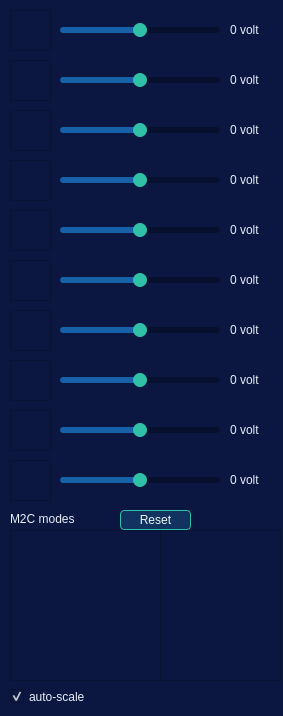
<?xml version="1.0" encoding="UTF-8"?>
<ui version="4.0">
 <class>MainWindow</class>
 <widget class="QMainWindow" name="MainWindow">
  <property name="geometry">
   <rect>
    <x>0</x>
    <y>0</y>
    <width>283</width>
    <height>716</height>
   </rect>
  </property>
  <property name="windowTitle">
   <string>Ekarus DM Channel Control</string>
  </property>
  <property name="styleSheet">
   <string notr="true">QMainWindow, QWidget {
    background-color: #0b1740;
    color: #e8eef7;
}

QLabel, QCheckBox, QGroupBox, QSpinBox, QDoubleSpinBox, QComboBox {
    color: #e8eef7;
}

QPushButton {
    background-color: rgba(24, 72, 120, 0.55);
    color: #eaf6f2;
    border: 1px solid #30c0a8;
    border-radius: 4px;
    padding: 3px 6px;
}
QPushButton:hover   { background-color: rgba(48, 192, 168, 0.30); }
QPushButton:pressed { background-color: rgba(48, 192, 168, 0.50); }
QPushButton:checked { background-color: rgba(48, 192, 168, 0.50); }

QSlider::groove:horizontal {
    background: rgba(5, 12, 34, 0.6);
    height: 6px;
    border-radius: 3px;
}
QSlider::handle:horizontal {
    background: #30c0a8;
    width: 14px;
    height: 14px;
    margin: -4px 0;
    border-radius: 7px;
}
QSlider::sub-page:horizontal {
    background: #1860a8;
    border-radius: 3px;
}
</string>
  </property>
  <widget class="QWidget" name="centralwidget">
   <widget class="GraphicsView" name="graphicsView">
    <property name="geometry">
     <rect>
      <x>10</x>
      <y>530</y>
      <width>151</width>
      <height>151</height>
     </rect>
    </property>
   </widget>
   <widget class="GraphicsView" name="graphicsView_1">
    <property name="geometry">
     <rect>
      <x>10</x>
      <y>10</y>
      <width>41</width>
      <height>41</height>
     </rect>
    </property>
   </widget>
   <widget class="GraphicsView" name="graphicsView_2">
    <property name="geometry">
     <rect>
      <x>10</x>
      <y>60</y>
      <width>41</width>
      <height>41</height>
     </rect>
    </property>
   </widget>
   <widget class="GraphicsView" name="graphicsView_3">
    <property name="geometry">
     <rect>
      <x>10</x>
      <y>110</y>
      <width>41</width>
      <height>41</height>
     </rect>
    </property>
   </widget>
   <widget class="GraphicsView" name="graphicsView_4">
    <property name="geometry">
     <rect>
      <x>10</x>
      <y>160</y>
      <width>41</width>
      <height>41</height>
     </rect>
    </property>
   </widget>
   <widget class="GraphicsView" name="graphicsView_5">
    <property name="geometry">
     <rect>
      <x>10</x>
      <y>210</y>
      <width>41</width>
      <height>41</height>
     </rect>
    </property>
   </widget>
   <widget class="GraphicsView" name="graphicsView_6">
    <property name="geometry">
     <rect>
      <x>10</x>
      <y>260</y>
      <width>41</width>
      <height>41</height>
     </rect>
    </property>
   </widget>
   <widget class="GraphicsView" name="graphicsView_7">
    <property name="geometry">
     <rect>
      <x>10</x>
      <y>310</y>
      <width>41</width>
      <height>41</height>
     </rect>
    </property>
   </widget>
   <widget class="GraphicsView" name="graphicsView_8">
    <property name="geometry">
     <rect>
      <x>10</x>
      <y>360</y>
      <width>41</width>
      <height>41</height>
     </rect>
    </property>
   </widget>
   <widget class="GraphicsView" name="graphicsView_9">
    <property name="geometry">
     <rect>
      <x>10</x>
      <y>410</y>
      <width>41</width>
      <height>41</height>
     </rect>
    </property>
   </widget>
   <widget class="GraphicsView" name="graphicsView_10">
    <property name="geometry">
     <rect>
      <x>10</x>
      <y>460</y>
      <width>41</width>
      <height>41</height>
     </rect>
    </property>
   </widget>
   <widget class="QSlider" name="horizontalSlider_1">
    <property name="geometry">
     <rect>
      <x>60</x>
      <y>20</y>
      <width>160</width>
      <height>20</height>
     </rect>
    </property>
    <property name="minimum">
     <number>-100</number>
    </property>
    <property name="maximum">
     <number>100</number>
    </property>
    <property name="singleStep">
     <number>1</number>
    </property>
    <property name="pageStep">
     <number>1</number>
    </property>
    <property name="orientation">
     <enum>Qt::Horizontal</enum>
    </property>
   </widget>
   <widget class="QSlider" name="horizontalSlider_2">
    <property name="geometry">
     <rect>
      <x>60</x>
      <y>70</y>
      <width>160</width>
      <height>20</height>
     </rect>
    </property>
    <property name="minimum">
     <number>-100</number>
    </property>
    <property name="maximum">
     <number>100</number>
    </property>
    <property name="pageStep">
     <number>1</number>
    </property>
    <property name="orientation">
     <enum>Qt::Horizontal</enum>
    </property>
   </widget>
   <widget class="QSlider" name="horizontalSlider_3">
    <property name="geometry">
     <rect>
      <x>60</x>
      <y>120</y>
      <width>160</width>
      <height>20</height>
     </rect>
    </property>
    <property name="minimum">
     <number>-100</number>
    </property>
    <property name="maximum">
     <number>100</number>
    </property>
    <property name="pageStep">
     <number>1</number>
    </property>
    <property name="orientation">
     <enum>Qt::Horizontal</enum>
    </property>
   </widget>
   <widget class="QSlider" name="horizontalSlider_4">
    <property name="geometry">
     <rect>
      <x>60</x>
      <y>170</y>
      <width>160</width>
      <height>20</height>
     </rect>
    </property>
    <property name="minimum">
     <number>-100</number>
    </property>
    <property name="maximum">
     <number>100</number>
    </property>
    <property name="pageStep">
     <number>1</number>
    </property>
    <property name="orientation">
     <enum>Qt::Horizontal</enum>
    </property>
   </widget>
   <widget class="QSlider" name="horizontalSlider_5">
    <property name="geometry">
     <rect>
      <x>60</x>
      <y>220</y>
      <width>160</width>
      <height>20</height>
     </rect>
    </property>
    <property name="minimum">
     <number>-100</number>
    </property>
    <property name="maximum">
     <number>100</number>
    </property>
    <property name="pageStep">
     <number>1</number>
    </property>
    <property name="orientation">
     <enum>Qt::Horizontal</enum>
    </property>
   </widget>
   <widget class="QSlider" name="horizontalSlider_6">
    <property name="geometry">
     <rect>
      <x>60</x>
      <y>270</y>
      <width>160</width>
      <height>20</height>
     </rect>
    </property>
    <property name="minimum">
     <number>-100</number>
    </property>
    <property name="maximum">
     <number>100</number>
    </property>
    <property name="pageStep">
     <number>1</number>
    </property>
    <property name="orientation">
     <enum>Qt::Horizontal</enum>
    </property>
   </widget>
   <widget class="QSlider" name="horizontalSlider_7">
    <property name="geometry">
     <rect>
      <x>60</x>
      <y>320</y>
      <width>160</width>
      <height>20</height>
     </rect>
    </property>
    <property name="minimum">
     <number>-100</number>
    </property>
    <property name="maximum">
     <number>100</number>
    </property>
    <property name="pageStep">
     <number>1</number>
    </property>
    <property name="orientation">
     <enum>Qt::Horizontal</enum>
    </property>
   </widget>
   <widget class="QSlider" name="horizontalSlider_8">
    <property name="geometry">
     <rect>
      <x>60</x>
      <y>370</y>
      <width>160</width>
      <height>20</height>
     </rect>
    </property>
    <property name="minimum">
     <number>-100</number>
    </property>
    <property name="maximum">
     <number>100</number>
    </property>
    <property name="pageStep">
     <number>1</number>
    </property>
    <property name="orientation">
     <enum>Qt::Horizontal</enum>
    </property>
   </widget>
   <widget class="QSlider" name="horizontalSlider_9">
    <property name="geometry">
     <rect>
      <x>60</x>
      <y>420</y>
      <width>160</width>
      <height>20</height>
     </rect>
    </property>
    <property name="minimum">
     <number>-100</number>
    </property>
    <property name="maximum">
     <number>100</number>
    </property>
    <property name="pageStep">
     <number>1</number>
    </property>
    <property name="orientation">
     <enum>Qt::Horizontal</enum>
    </property>
   </widget>
   <widget class="QSlider" name="horizontalSlider_10">
    <property name="geometry">
     <rect>
      <x>60</x>
      <y>470</y>
      <width>160</width>
      <height>20</height>
     </rect>
    </property>
    <property name="minimum">
     <number>-100</number>
    </property>
    <property name="maximum">
     <number>100</number>
    </property>
    <property name="pageStep">
     <number>1</number>
    </property>
    <property name="orientation">
     <enum>Qt::Horizontal</enum>
    </property>
   </widget>
   <widget class="QLabel" name="label_1">
    <property name="geometry">
     <rect>
      <x>230</x>
      <y>20</y>
      <width>51</width>
      <height>20</height>
     </rect>
    </property>
    <property name="text">
     <string>0 volt</string>
    </property>
   </widget>
   <widget class="QLabel" name="label_2">
    <property name="geometry">
     <rect>
      <x>230</x>
      <y>70</y>
      <width>51</width>
      <height>20</height>
     </rect>
    </property>
    <property name="text">
     <string>0 volt</string>
    </property>
   </widget>
   <widget class="QLabel" name="label_3">
    <property name="geometry">
     <rect>
      <x>230</x>
      <y>120</y>
      <width>51</width>
      <height>20</height>
     </rect>
    </property>
    <property name="text">
     <string>0 volt</string>
    </property>
   </widget>
   <widget class="QLabel" name="label_4">
    <property name="geometry">
     <rect>
      <x>230</x>
      <y>170</y>
      <width>51</width>
      <height>20</height>
     </rect>
    </property>
    <property name="text">
     <string>0 volt</string>
    </property>
   </widget>
   <widget class="QLabel" name="label_5">
    <property name="geometry">
     <rect>
      <x>230</x>
      <y>220</y>
      <width>51</width>
      <height>20</height>
     </rect>
    </property>
    <property name="text">
     <string>0 volt</string>
    </property>
   </widget>
   <widget class="QLabel" name="label_6">
    <property name="geometry">
     <rect>
      <x>230</x>
      <y>270</y>
      <width>51</width>
      <height>20</height>
     </rect>
    </property>
    <property name="text">
     <string>0 volt</string>
    </property>
   </widget>
   <widget class="QLabel" name="label_7">
    <property name="geometry">
     <rect>
      <x>230</x>
      <y>320</y>
      <width>51</width>
      <height>20</height>
     </rect>
    </property>
    <property name="text">
     <string>0 volt</string>
    </property>
   </widget>
   <widget class="QLabel" name="label_8">
    <property name="geometry">
     <rect>
      <x>230</x>
      <y>370</y>
      <width>51</width>
      <height>20</height>
     </rect>
    </property>
    <property name="text">
     <string>0 volt</string>
    </property>
   </widget>
   <widget class="QLabel" name="label_9">
    <property name="geometry">
     <rect>
      <x>230</x>
      <y>420</y>
      <width>51</width>
      <height>20</height>
     </rect>
    </property>
    <property name="text">
     <string>0 volt</string>
    </property>
   </widget>
   <widget class="QLabel" name="label_10">
    <property name="geometry">
     <rect>
      <x>230</x>
      <y>470</y>
      <width>51</width>
      <height>20</height>
     </rect>
    </property>
    <property name="text">
     <string>0 volt</string>
    </property>
   </widget>
   <widget class="QPushButton" name="pushButton">
    <property name="geometry">
     <rect>
      <x>120</x>
      <y>510</y>
      <width>71</width>
      <height>20</height>
     </rect>
    </property>
    <property name="text">
     <string>Reset</string>
    </property>
   </widget>
   <widget class="QLabel" name="titleLabel">
    <property name="geometry">
     <rect>
      <x>10</x>
      <y>508</y>
      <width>101</width>
      <height>21</height>
     </rect>
    </property>
    <property name="text">
     <string>M2C modes</string>
    </property>
   </widget>
   <widget class="GraphicsView" name="graphicsView_11">
    <property name="geometry">
     <rect>
      <x>160</x>
      <y>530</y>
      <width>121</width>
      <height>151</height>
     </rect>
    </property>
   </widget>
   <widget class="QCheckBox" name="autoScaleCheckBox">
    <property name="geometry">
     <rect>
      <x>10</x>
      <y>686</y>
      <width>151</width>
      <height>21</height>
     </rect>
    </property>
    <property name="toolTip">
     <string>On: rescale the colour map to the displayed shape every refresh.
Off: keep the levels set on the histogram below (drag to adjust).</string>
    </property>
    <property name="text">
     <string>auto-scale</string>
    </property>
    <property name="checked">
     <bool>true</bool>
    </property>
   </widget>
  </widget>
 </widget>
 <customwidgets>
  <customwidget>
   <class>GraphicsView</class>
   <extends>QGraphicsView</extends>
   <header>pyqtgraph</header>
  </customwidget>
 </customwidgets>
 <resources/>
 <connections/>
</ui>
